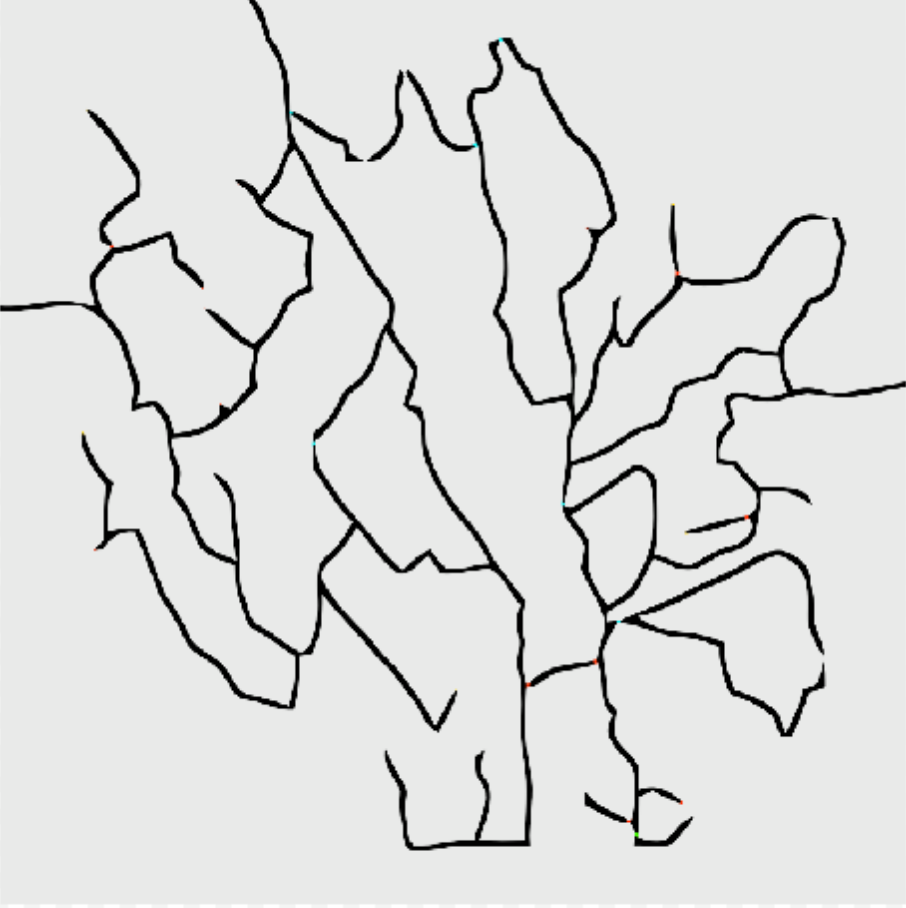
#> input picture Dashboard/data/Lekagul_very_neat.png, 906 x 908 px, found by its file name
$ jupyter execute --allow-errors 'Birds _song_analysis.ipynb'   (shell and % lines are left out)
#> lines starting #> are read from the running program, lines starting #| are printed output that depends on the picture
1. Turn your visualizations from Assignment 1 into a report (e.g. Doc file) explaining what you have found so far and what your next steps might be to answer the mini challenge.

2. Visualize a sound file as a signal

3. Collect a list of methods to classify bird sound from the literature, starting from e.g. Automated bird sound recognition in realistic settings and its references.

4. Visualize multiple audio signals and their 2D spectrograms to facilitate visual inspection and comparison

5. Although automated classification can be applied to Kasios sound files, find some visual features that can be highlighted in the visualization to help understand the most important features for discriminating bird sounds? You don't need to be 100% successful of course.

[cell 1]
import os
import matplotlib.pyplot as plt
from scipy.fftpack import fft
from scipy import signal
import numpy as np
from pylab import specgram
from scipy.io import wavfile
import librosa
from librosa import display
from scipy.signal import hilbert, chirp
import pandas as pd

from PIL import Image
from bokeh.plotting import figure, show, output_file, ColumnDataSource
from bokeh.models import ColumnDataSource, LabelSet, Slider, RangeSlider, DateRangeSlider, LinearColorMapper,  ColorBar, BasicTicker, PrintfTickFormatter
from bokeh.io import output_file, show, curdoc, output_notebook, show
from bokeh.layouts import widgetbox, column
from bokeh.models.widgets import Slider
from bokeh.models import Legend
from bokeh.plotting import figure
from bokeh.palettes import Category20
from bokeh.models.widgets import PreText, Select
from __future__ import division

import numpy as np
from bokeh.plotting import figure, show, output_file, ColumnDataSource
from bokeh.io import output_notebook
from bokeh.models import Slider,RangeSlider, DateRangeSlider, MultiSelect
from bokeh.layouts import column
from bokeh.models import Legend
from bokeh.palettes import Category20
from bokeh.layouts import  widgetbox

# Data loading

[cell 2]
path = "/Users/eulalieformery/Downloads/2018 Mini-Challenge 1"
os.chdir(path)
#> (the rest of this cell did not finish here and is left out)

[cell 3]
list_df_signals = []

#> (the rest of this cell did not finish here and is left out)

[cell 4]
from bokeh.plotting import gridplot
# [7 lines left out: function create_amplitude_plot, not called in this run]
def amplitude_plot_species(list_data, num_columns=5, x_label="Temps (secondes)", y_label="Amplitude", x_name='Time', y_name='Amplitude'):
#> called with num_columns = 3, x_label = 'Temps (secondes)', y_label = 'Amplitude', x_name = 'Time', y_name = 'Amplitude'
    list_figures = []
    list_row = []
    list_column = []
    for data in list_data:
        list_figures.append(create_amplitude_plot(data, x_label, y_label, x_name, y_name))
    for idx in range(len(list_figures)):
        if idx%num_columns == 0:
            if idx!=0:
                list_column.append(list_row)
            list_row = [list_figures[idx]]
        else :
            list_row.append(list_figures[idx])
    list_column.append(list_row)
    p = gridplot(list_column)
    return p

[cell 5]
list_df_spectrum = []


#> (the rest of this cell did not finish here and is left out)

#> (a cell that did not finish here is left out)

[cell 7]
from bokeh.models.widgets import Panel, Tabs
tab1 = Panel(child=amplitude_plot_species(list_df_signals, 3), title="Amplitude")
tab2 = Panel(child=amplitude_plot_species(list_df_spectrum, 3, "Fréquence", "Magnitude", "Freq", "Magnitude"), title="Magnitude")
tabs = Tabs(tabs=[ tab1, tab2 ])
show(tabs)

[cell 8]
lena_img = Image.open('Lekagul_very_neat.png').convert('RGBA')
#> lena_img is the input picture: PIL image 906x908 RGBA; mean R, G, B, A 220.2, 221.1, 220.2, 255
xdim, ydim = lena_img.size
#> xdim = 906; ydim = 908
print("Dimensions: ({xdim}, {ydim})".format(**locals()))
# Create an array representation for the image `img`, and an 8-bit "4
# layer/RGBA" version of it `view`.
img = np.empty((ydim, xdim), dtype=np.uint32)
view = img.view(dtype=np.uint8).reshape((ydim, xdim, 4))
# Copy the RGBA image into view, flipping it so it comes right-side up
# with a lower-left origin
view[:,:,:] = np.flipud(np.asarray(lena_img))
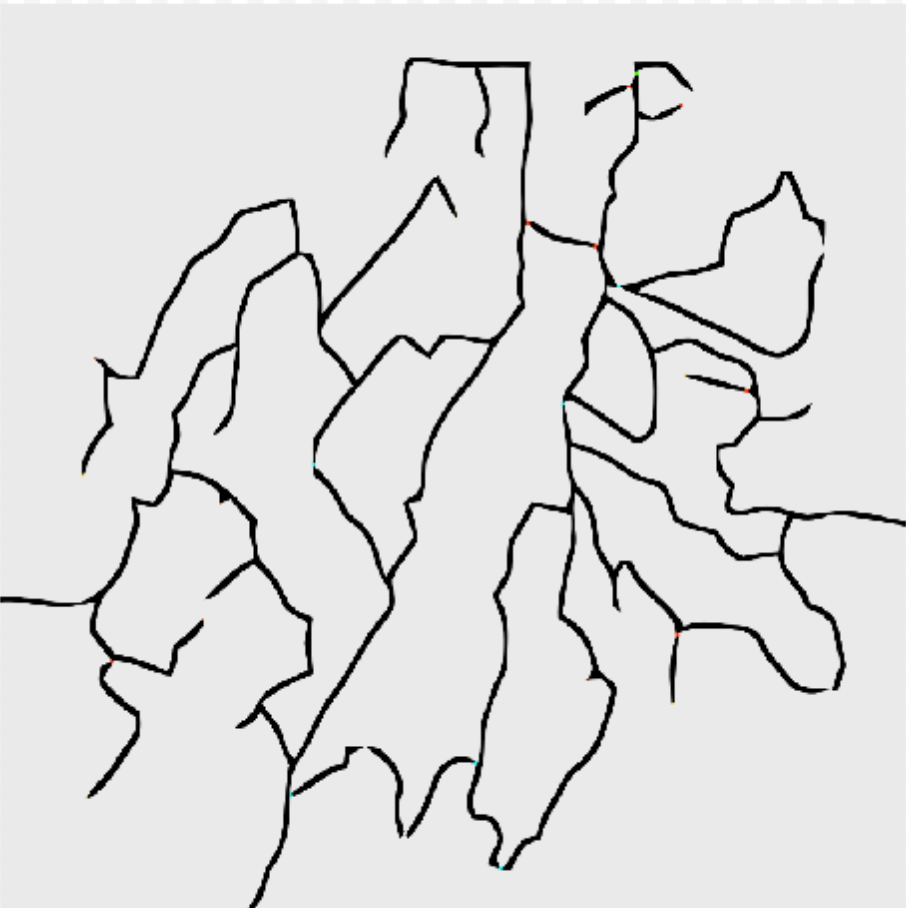
#> view: shape (908, 906, 4); mean R, G, B, A 220.2, 221.1, 220.2, 255

# Display the 32-bit RGBA image
dim = max(xdim, ydim)
#> dim = 908
fig = figure(title="Recorded Birds in Lekagul",
             x_range=(0,200), y_range=(0,200),
             # Specifying xdim/ydim isn't quire right :-(
             # width=xdim, height=ydim,
             )
fig.image_rgba(image=[img], x=0, y=0, dw=200, dh=200)

fig.yaxis.visible = False
fig.xaxis.visible = False
